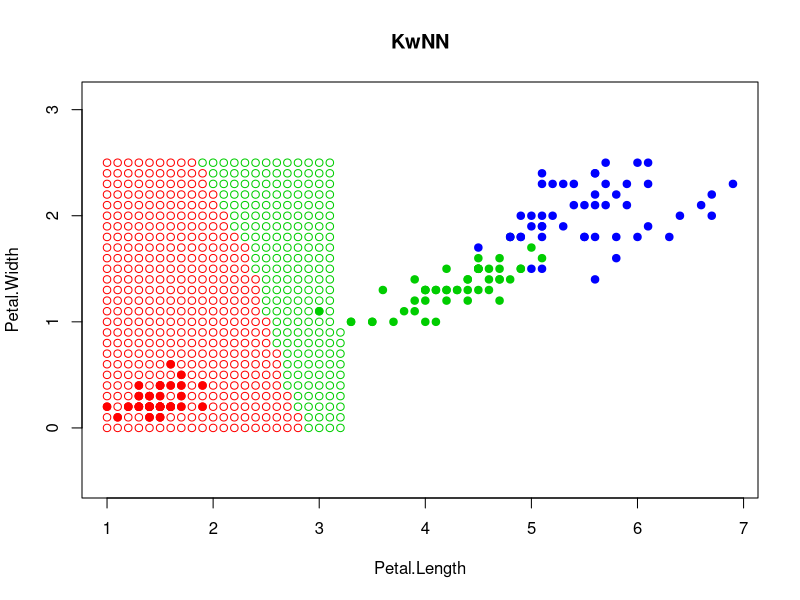

This chart was generated by the following R code: (Note: a time limit stopped this script after it produced the figure.)
colors <- c("setosa" = "red", "versicolor" = "green3", "virginica" = "blue")
plot(iris[, 3:4], pch = 21, bg = colors[iris$Species], col = colors[iris$Species], asp = 1, main ="KwNN")

euclideanDistance <- function(u, v) 
{
  sqrt(sum((u - v) ^ 2))
}

sortObjectsByDist <- function(xl, z, metricFunction = euclideanDistance)
{
   l <- dim(xl)[1] 
   n <- dim(xl)[2] - 1
   distances <- matrix(NA, l, 2) 
   for (i in 1:l) 
   {
      distances[i,] <- c(i, metricFunction(xl[i, 1:n], z))
   }
   orderedXl <- xl[order(distances[, 2]),] 
   return (orderedXl)
}
  
kwNN <- function(xl, z, k, q) 
{ 
  orderedXl <- sortObjectsByDist(xl, z) 
  n <- dim(orderedXl)[2] - 1 
  m <- matrix(c('setosa','versicolor', 'virginica', 0, 0, 0), nrow = 3, ncol = 2)
  
  for(i in 1:k){ 
    orderedXl[i, 4] = q^i 
  } 
  classes <- orderedXl[1:k, (n+1):(n+2)]
  
  m[1,2]=sum(classes[classes$Species=='setosa', 2])
  m[2,2]=sum(classes[classes$Species=='versicolor', 2])
  m[3,2]=sum(classes[classes$Species=='virginica', 2])
  class <- m[,1][which.max(m[,2])]
  return (class) 
}

   xl <- iris[, 3:5] 
   for(x in seq(1,7,0.1)){
    for(y in seq(0,2.5,0.1)){
    z <- c(x, y)
    class <- kwNN(xl, z, k=6, q=1) 
    points(z[1], z[2], pch = 1, col = colors[class], asp = 1)     
  } 
}
